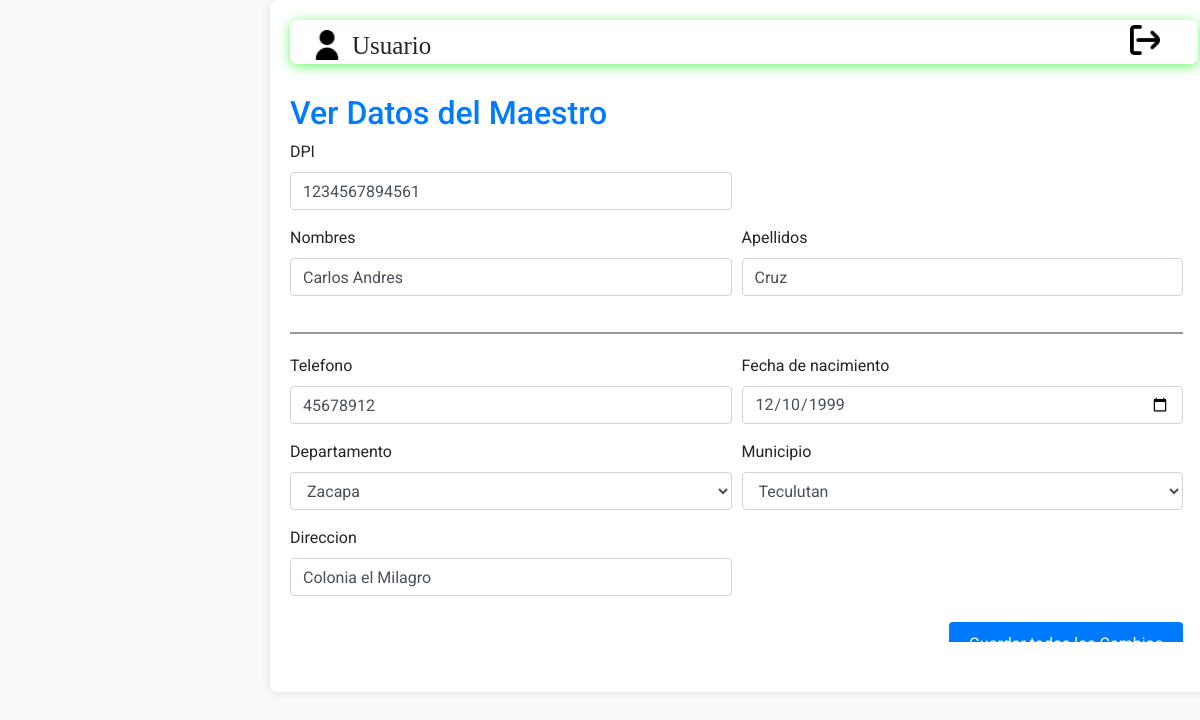
Page /SADE/maestro/verMaestro.php?id=1234567894561 on the committed database.
### tables this page shows
CREATE TABLE `tbl_profesores` (
  `codigo_profesor` varchar(15) NOT NULL,
  `nombre_profesor` varchar(100) NOT NULL,
  `apellido_profesor` varchar(100) NOT NULL,
  `telefono_profesor` varchar(10) NOT NULL,
  `fecha_nacimiento` date NOT NULL,
  `direccion` varchar(50) NOT NULL,
  `codigo_departamento` int(11) NOT NULL,
  `codigo_municipio` int(11) NOT NULL,
  `estado` int(11) NOT NULL DEFAULT 1
);

### SADE/acciones/mostrar_nombre_usuario.php (called while the page is built, shortened)
<?php
function obtenerNombreUsuario() {
    return isset($_SESSION['nombre_usuario']) ? $_SESSION['nombre_usuario'] : 'Usuario';
}
?>

### SADE/maestro/verMaestro.php (the view, shortened to what this page needs)
<?php
include '../acciones/mostrar_nombre_usuario.php';
$id_maestro = $_GET['id'];
$consulta = "
    SELECT
    pr.codigo_profesor,
    pr.nombre_profesor,
    pr.apellido_profesor,
    pr.telefono_profesor,
    pr.fecha_nacimiento,
    pr.direccion,
    pr.codigo_departamento,
    dep.nombre_departamento,
    pr.codigo_municipio,
    mun.nombre_municipio
FROM
    tbl_profesores pr
LEFT JOIN
    tbl_departamentos dep ON dep.codigo_departamento = pr.codigo_departamento
LEFT JOIN
    tbl_municipios mun ON mun.codigo_municipio = pr.codigo_municipio
WHERE
    pr.codigo_profesor = $id_maestro
";
$resultado = mysqli_query($conn, $consulta);
$maestro = mysqli_fetch_assoc($resultado);
$consulta_departamentos = "SELECT codigo_departamento, nombre_departamento FROM tbl_departamentos";
$resultado_departamentos = mysqli_query($conn, $consulta_departamentos);
$consulta_municipios = "SELECT codigo_municipio, nombre_municipio FROM tbl_municipios WHERE codigo_departamento = {$maestro['codigo_departamento']}";
$resultado_municipios = mysqli_query($conn, $consulta_municipios);
?>
<!DOCTYPE html>
<html lang="en">
<head>
    <link href="https://stackpath.bootstrapcdn.com/bootstrap/4.5.2/css/bootstrap.min.css" rel="stylesheet">
    <link rel="stylesheet" href="styles.css">
    <link href="https://cdnjs.cloudflare.com/ajax/libs/font-awesome/5.15.4/css/all.min.css" rel="stylesheet">
</head>
<body>
    <div class="content container-fluid">
        <div class="area">
            <fieldset class="complementArea">
                <div class="contenedor">
                    <div class="d-flex align-items-center">
                        <img class="imagen atimg1" src="../imagenes/usuario.png" alt="Usuario">
                        <label class="txalig ubicar" for=""><?php echo obtenerNombreUsuario(); ?></label>
                    <div>
                    <div class="d-flex align-items-center">
                        <button class="boton-salida bnt" onclick="window.location.href='../Login/index.php';">
                            <img class="imagen btsalir" src="../imagenes/salida.png" alt="Salida">
                        </button>
                    </div>
                </div>
            </fieldset>
        </div>
        <div class="area2 scrollable-area">
            <div class="form-section">
                <h2 class="textColor">Ver Datos del Maestro</h2>
                <form action="ac_actualizar_maestro.php" method="POST" id="formulario-datos">
                    <div class="form-row">
                        <div class="form-group col-md-6">
                            <label for="dpi">DPI</label>
                            <input type="text" class="form-control" id="cui" name="cui" value="<?php echo $maestro['codigo_profesor']; ?>" required>
                        </div>
                    </div>
                    <div class="form-row">
                        <div class="form-group col-md-6">
                            <label for="codigo">Nombres</label>
                            <input type="text" class="form-control" id="nombre" name="nombre" value="<?php echo $maestro['nombre_profesor']; ?>" required>
                        </div>
                        <div class="form-group col-md-6">
                            <label for="cui">Apellidos</label>
                            <input type="text" class="form-control" id="apellido" name="apellido" value="<?php echo $maestro['apellido_profesor']; ?>" required>
                        </div>
                    </div>
                    <div class="divider"></div>
                    <div class="form-row">
                        <div class="form-group col-md-6">
                            <label for="nombre-padre">Telefono</label>
                            <input type="number" class="form-control" id="telefono" name="telefono" value="<?php echo $maestro['telefono_profesor']; ?>"required>
                        </div>
                        <div class="form-group col-md-6">
                            <label for="apellido-padre">Fecha de nacimiento</label>
                            <input type="date" class="form-control" id="nacimiento" name="nacimiento" value="<?php echo $maestro['fecha_nacimiento']; ?>"required>
                        </div>
                    </div>
                    <div class="form-row">
                <div class="form-group col-md-6">
                    <label for="departamento">Departamento</label>
                    <select class="form-control" id="departamento" name="departamento" required>
                        <?php
                        while ($row = mysqli_fetch_assoc($resultado_departamentos)) {
                            $selected = ($row['codigo_departamento'] == $maestro['codigo_departamento']) ? 'selected' : '';
                            echo "<option value='{$row['codigo_departamento']}' $selected>{$row['nombre_departamento']}</option>";
                        }
                        ?>
                    </select>
                </div>
                <div class="form-group col-md-6">
                    <label for="municipio">Municipio</label>
                    <select class="form-control" id="municipio" name="municipio" required>
                        <?php
                        while ($row = mysqli_fetch_assoc($resultado_municipios)) {
                            $selected = ($row['codigo_municipio'] == $maestro['codigo_municipio']) ? 'selected' : '';
                            echo "<option value='{$row['codigo_municipio']}' $selected>{$row['nombre_municipio']}</option>";
                        }
                        ?>
                    </select>
                </div>
            </div>
                    <div class="form-row">
                        <div class="form-group col-md-6">
                            <label for="apellido-padre">Direccion</label>
                            <input type="text" class="form-control" id="direccion" name="direccion" value="<?php echo $maestro['direccion']; ?>" required>
                        </div>
                    </div>
                    <div class="text-right">
                        <button type="submit" class="btn-guardar">Guardar todos los Cambios</button>
                    </div>
                </form>
            </div>
        </div>
    </div>
</body>
</html>

### SADE/maestro/styles.css (style rules this page uses)
body { margin: 0; font-family: 'Console'; overflow: hidden; padding: 0; background-color: #f8f9fa; }
.content { flex-grow: 1; padding: 20px; overflow: hidden; margin: 20px auto; width: 79%; background-color: #fff; border-radius: 8px; box-shadow: 0 0 10px rgba(0, 0, 0, 0.1); margin-top: -0px; margin-left: 270px; }
fieldset { border: 2px solid rgba(255, 255, 255, 0.7); border-radius: 8px; padding: 20px; background-color: #ffffff; margin-bottom: 20px; box-shadow: 0 2px 12px #5bff61; box-sizing: border-box; position: relative; overflow: hidden; }
fieldset::before { content: ''; position: absolute; top: 2px; left: 2px; right: 2px; bottom: 2px; border: 2px solid rgba(255, 255, 255, 0.5); border-radius: 8px; z-index: -1; }
.imagen { height: 30px; width: 30px; margin-right: 10px; }
.complementArea { height: 25px; }
.area2 { height: 548px; overflow-y: auto; padding-right: 15px; font-family: 'Roboto', sans-serif; }
.contenedor { display: flex; justify-content: space-between; align-items: center; margin-bottom: 20px; }
.boton-salida { background: none; border: none; color: black; text-decoration: none; font-size: 25px; cursor: pointer; font-family: inherit; position: absolute; right: 20px; top: 20px; }
.area, .area2 { margin-bottom: 30px; }
.atimg1 { margin-top: -32%; }
.txalig { margin-top: -25%; font-size: 25px; }
.btsalir { margin-top: -120%; }
.btn-guardar { display: inline-block; padding: 10px 20px; background-color: #007bff; color: white; border: none; border-radius: 4px; cursor: pointer; margin-top: 10px; }
.divider { margin: 20px 0; border-top: 1px solid #ddd; border: solid rgb(153, 153, 153) 1px; }

### SADE/maestro/verMaestro.php (style rules this page uses)
.textColor { color: #007bff; }
.ubicar { margin-top: -15px; }
.atimg1 { margin-top: -25px; }

### rows in the picture
tbl_profesores: cui "1234567894561", nombre "Carlos Andres", apellido "Cruz", telefono "45678912", nacimiento "12/10/1999", direccion "Colonia el Milagro"

### other values in the picture
obtenerNombreUsuario() "Usuario"
form field departamento "Zacapa"
form field municipio "Teculutan"
